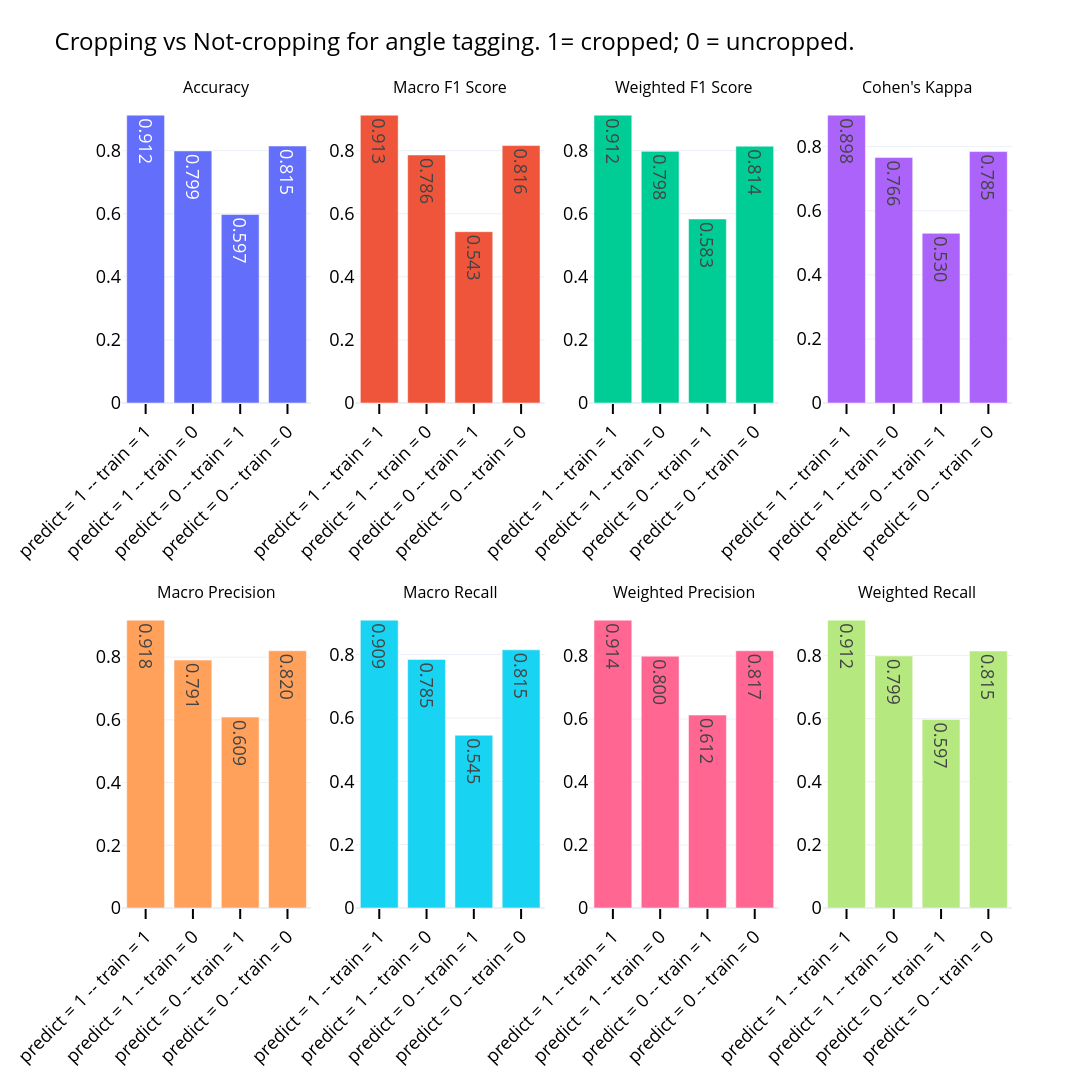

Here is the notebook cell this chart was saved with:
### Markdown cell above
It's quite apparent that the worst combination of cropping factors is when the image given to predict is not cropped. The best performing model is the model that was trained on the cropped bounding boxes, this means that it was a worthwhile time-investment of generating the boudingboxes with YOLO. 

An interesting observations in the well-performing combinations (although the same can be said for both models and for both prediction scenarios) is that the models most often struggle with opposite views (e.g. Actual = Rear, Predict = Front).

I had expected a peak of false positives surrounding the true positive (e.g. Target = Front; higher error rates expect at frontleft and frontright). This effect is not as pressent as thought.

### Code cell
metrics_shorttitled= {k.replace('True', '1').replace('False', '0').replace('imaged cropped', 'predict').replace('cropped model', 'train'):v for k,v in metrics.items()}

fig = implot.plot_quick_metrics(metrics_shorttitled)
fig.update_layout(
    height=1080,
    width=1920,
    title_text='Cropping vs Not-cropping for angle tagging. 1= cropped; 0 = uncropped.',
    showlegend=False
    
)

### Figure 1 — Plotly figure (JSON) as saved in the notebook; plotly's stock layout.template omitted (floating-point values rounded to 4 significant figures)
{"data": [{"name": "Accuracy", "text": ["0.912", "0.799", "0.597", "0.815"], "textfont": {"size": 18}, "textposition": "inside", "type": "bar", "x": ["predict = 1 -- train = 1", "predict = 1 -- train = 0", "predict = 0 -- train = 1", "predict = 0 -- train = 0"], "xaxis": "x", "y": [0.9124, 0.799, 0.5974, 0.8147], "yaxis": "y"}, {"name": "Macro F1 Score", "text": ["0.913", "0.786", "0.543", "0.816"], "textfont": {"size": 18}, "textposition": "inside", "type": "bar", "x": ["predict = 1 -- train = 1", "predict = 1 -- train = 0", "predict = 0 -- train = 1", "predict = 0 -- train = 0"], "xaxis": "x2", "y": [0.9126, 0.7862, 0.5431, 0.8161], "yaxis": "y2"}, {"name": "Weighted F1 Score", "text": ["0.912", "0.798", "0.583", "0.814"], "textfont": {"size": 18}, "textposition": "inside", "type": "bar", "x": ["predict = 1 -- train = 1", "predict = 1 -- train = 0", "predict = 0 -- train = 1", "predict = 0 -- train = 0"], "xaxis": "x3", "y": [0.9124, 0.7976, 0.5833, 0.8141], "yaxis": "y3"}, {"name": "Cohen's Kappa", "text": ["0.898", "0.766", "0.530", "0.785"], "textfont": {"size": 18}, "textposition": "inside", "type": "bar", "x": ["predict = 1 -- train = 1", "predict = 1 -- train = 0", "predict = 0 -- train = 1", "predict = 0 -- train = 0"], "xaxis": "x4", "y": [0.8982, 0.7663, 0.5295, 0.7846], "yaxis": "y4"}, {"name": "Macro Precision", "text": ["0.918", "0.791", "0.609", "0.820"], "textfont": {"size": 18}, "textposition": "inside", "type": "bar", "x": ["predict = 1 -- train = 1", "predict = 1 -- train = 0", "predict = 0 -- train = 1", "predict = 0 -- train = 0"], "xaxis": "x5", "y": [0.9179, 0.7905, 0.6087, 0.8203], "yaxis": "y5"}, {"name": "Macro Recall", "text": ["0.909", "0.785", "0.545", "0.815"], "textfont": {"size": 18}, "textposition": "inside", "type": "bar", "x": ["predict = 1 -- train = 1", "predict = 1 -- train = 0", "predict = 0 -- train = 1", "predict = 0 -- train = 0"], "xaxis": "x6", "y": [0.9088, 0.7849, 0.5455, 0.8151], "yaxis": "y6"}, {"name": "Weighted Precision", "text": ["0.914", "0.800", "0.612", "0.817"], "textfont": {"size": 18}, "textposition": "inside", "type": "bar", "x": ["predict = 1 -- train = 1", "predict = 1 -- train = 0", "predict = 0 -- train = 1", "predict = 0 -- train = 0"], "xaxis": "x7", "y": [0.9138, 0.7996, 0.6125, 0.8166], "yaxis": "y7"}, {"name": "Weighted Recall", "text": ["0.912", "0.799", "0.597", "0.815"], "textfont": {"size": 18}, "textposition": "inside", "type": "bar", "x": ["predict = 1 -- train = 1", "predict = 1 -- train = 0", "predict = 0 -- train = 1", "predict = 0 -- train = 0"], "xaxis": "x8", "y": [0.9124, 0.799, 0.5974, 0.8147], "yaxis": "y8"}], "layout": {"annotations": [{"font": {"size": 16}, "showarrow": false, "text": "Accuracy", "x": 0.1062, "xanchor": "center", "xref": "paper", "y": 1, "yanchor": "bottom", "yref": "paper"}, {"font": {"size": 16}, "showarrow": false, "text": "Macro F1 Score", "x": 0.3688, "xanchor": "center", "xref": "paper", "y": 1, "yanchor": "bottom", "yref": "paper"}, {"font": {"size": 16}, "showarrow": false, "text": "Weighted F1 Score", "x": 0.6313, "xanchor": "center", "xref": "paper", "y": 1, "yanchor": "bottom", "yref": "paper"}, {"font": {"size": 16}, "showarrow": false, "text": "Cohen's Kappa", "x": 0.8938, "xanchor": "center", "xref": "paper", "y": 1, "yanchor": "bottom", "yref": "paper"}, {"font": {"size": 16}, "showarrow": false, "text": "Macro Precision", "x": 0.1062, "xanchor": "center", "xref": "paper", "y": 0.375, "yanchor": "bottom", "yref": "paper"}, {"font": {"size": 16}, "showarrow": false, "text": "Macro Recall", "x": 0.3688, "xanchor": "center", "xref": "paper", "y": 0.375, "yanchor": "bottom", "yref": "paper"}, {"font": {"size": 16}, "showarrow": false, "text": "Weighted Precision", "x": 0.6313, "xanchor": "center", "xref": "paper", "y": 0.375, "yanchor": "bottom", "yref": "paper"}, {"font": {"size": 16}, "showarrow": false, "text": "Weighted Recall", "x": 0.8938, "xanchor": "center", "xref": "paper", "y": 0.375, "yanchor": "bottom", "yref": "paper"}], "height": 1080, "showlegend": false, "title": {"text": "Cropping vs Not-cropping for angle tagging. 1= cropped; 0 = uncropped."}, "width": 1920, "xaxis": {"anchor": "y", "domain": [0, 0.2125]}, "xaxis2": {"anchor": "y2", "domain": [0.2625, 0.475]}, "xaxis3": {"anchor": "y3", "domain": [0.525, 0.7375]}, "xaxis4": {"anchor": "y4", "domain": [0.7875, 1]}, "xaxis5": {"anchor": "y5", "domain": [0, 0.2125]}, "xaxis6": {"anchor": "y6", "domain": [0.2625, 0.475]}, "xaxis7": {"anchor": "y7", "domain": [0.525, 0.7375]}, "xaxis8": {"anchor": "y8", "domain": [0.7875, 1]}, "yaxis": {"anchor": "x", "domain": [0.625, 1]}, "yaxis2": {"anchor": "x2", "domain": [0.625, 1]}, "yaxis3": {"anchor": "x3", "domain": [0.625, 1]}, "yaxis4": {"anchor": "x4", "domain": [0.625, 1]}, "yaxis5": {"anchor": "x5", "domain": [0, 0.375]}, "yaxis6": {"anchor": "x6", "domain": [0, 0.375]}, "yaxis7": {"anchor": "x7", "domain": [0, 0.375]}, "yaxis8": {"anchor": "x8", "domain": [0, 0.375]}}}
